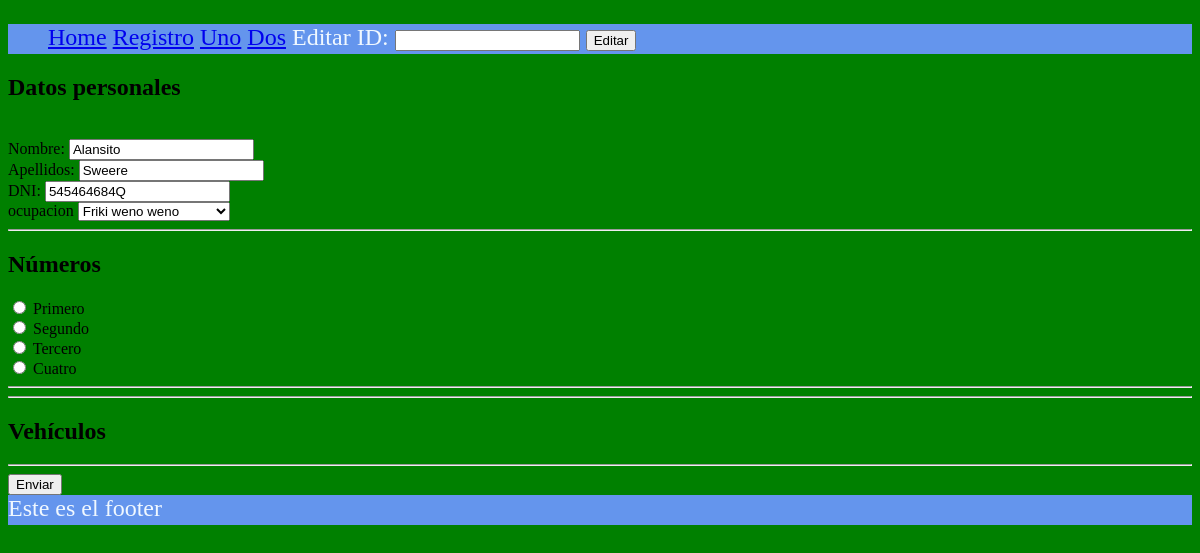
The page /editar/1 on the database its author committed.
### tables this page shows
CREATE TABLE persona(
            id integer primary key autoincrement,
            nombre text,
            apellidos text,
            dni text, id_ocupation INTEGER, id_numero INTEGER);

CREATE TABLE "T_ocupation" (
	id INTEGER NOT NULL PRIMARY KEY AUTOINCREMENT,
	description INTEGER NOT NULL
);

CREATE TABLE T_numero (
	id INTEGER NOT NULL PRIMARY KEY AUTOINCREMENT,
	descripcion TEXT(30) NOT NULL
);

### app.py (the view)
@route('/editar')
@route('/editar/<id:int>')
@jinja2_view('formulario.html')
def mi_form(id=None):#none para que sea opcional
    cnx = sqlite3.connect(BASE_DATOS)
    consulta_d = 'select * from T_ocupation'
    cursor = cnx.execute(consulta_d)
    ocupaciones = cursor.fetchall()
    consulta_num = 'select * from T_numero'
    cursor = cnx.execute(consulta_num)
    numeros = cursor.fetchall()
    if id is None: # estamos en un alta
        return {'ocupaciones': ocupaciones,'numeros':numeros}
    else:
        consulta = "select id,nombre,apellidos,dni, id_ocupation from persona where id = ?"
        cursor = cnx.execute(consulta,(id,)) # la coma dice que es una tupla (id,)
        filas = cursor.fetchone() # obtener una fila para procesarla
    cnx.close()
    return {'datos': filas,'ocupaciones': ocupaciones,'numeros':numeros}

### templates/base.html (shortened to what this page needs)
<!DOCTYPE html>
<html lang="en">
<head>
    <link rel="stylesheet" href="/static/estilos.css">
</head>
<body>
    {%include 'inc_header.html'%}
    {%block content%}{%endblock%}
    {%include 'inc_footer.html'%}
</body>
</html>

### templates/formulario.html (shortened to what this page needs)
{%extends 'base.html'%}
{%block content%}
<form action="/guardar" method="post">
    <h2>Datos personales</h2>
    <input type="hidden" id="id" name="id" value="{%if datos%}{{datos[0]}}{%endif%}"><br/>
    <label for="nombre">Nombre: </label>
    <input type="text" id="nombre" name="nombre" value="{%if datos%}{{datos[1]}}{%endif%}"><br/>
    <label for="apellidos">Apellidos: </label>
    <input type="text" id="apellidos" name="apellidos" value="{%if datos%}{{datos[2]}}{%endif%}"><br/>
    <label for="dni">DNI: </label>
    <input type="text" id="dni" name="dni" value="{%if datos%}{{datos[3]}}{%endif%}"><br/>
    <label for="ocupacion">ocupacion</label>
        <select id="ocupacion" name="ocupacion">
            {% for o in ocupaciones%}
                <option value="{{o[0]}}" {%if (datos) and (datos[4] == o[0]) %} selected {%endif%} >{{o[1]}}</option>
            {%endfor%}
        </select>
    <br/>
    <hr>
        <h2>Números</h2>
        {% for num in numeros%}
            <input type="radio" id="dato{{num[0]}}" name="numero" value="{{num[0]}}" {%if (datos) and (num[0]==datos[5]) %}checked{%endif%}>
            <label for="dato{{num[0]}}">{{num[1]}}</label><br/>
        {%endfor%}
    <hr/>
    <hr>
        <h2>Vehículos</h2>
    <hr/>
    <input type="submit" value="Enviar">
</form>
{%endblock%}

### rows shown on the page
persona: nombre "Alansito", apellidos "Sweere", dni "545464684Q", ocupacion "Friki weno weno"
T_numero: numero "☐ Primero", descripcion "Primero"
T_numero: numero "☐ Segundo", descripcion "Segundo"
T_numero: numero "☐ Tercero", descripcion "Tercero"
T_numero: numero "☐ Cuatro", descripcion "Cuatro"
